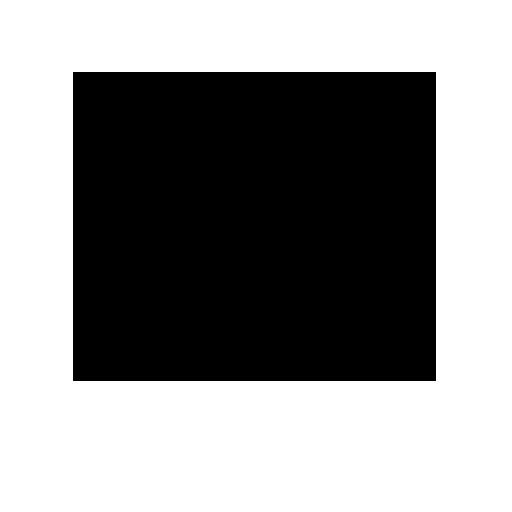
//> input picture chapter8/ex8-2/line.jpg, 512 x 512 px
$ ./ex8_2   (built with g++ and OpenCV 4)
//> lines starting //> are read from the running program, lines starting //| are printed output that depends on the picture; after the words box and inside, x2 and y2 are one past the last pixel; in counts of white or black regions, pixels touching at a corner belong together
#include "opencv2/opencv.hpp"

using namespace std;
using namespace cv;

int main()
{
    Mat srcImage = imread("./line.jpg", IMREAD_GRAYSCALE);
//> srcImage is the input picture: 512 rows x 512 cols, CV_8UC1; min 0, max 255, mean 145.9
    if(srcImage.empty())
    {

        return -1;
    }
    Mat edges;
    Canny(srcImage, edges, 50, 100);
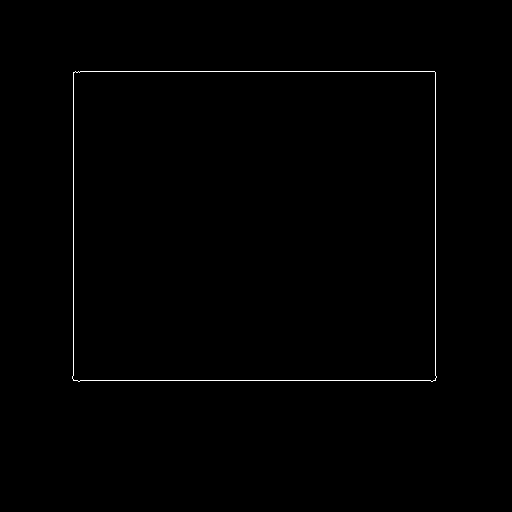
//> edges: 512 rows x 512 cols, CV_8UC1; 0.51% white in thin lines or dots, all inside (x1, y1, x2, y2) = (72, 71, 437, 382)
    imshow("edges", edges);
    //mat line
    vector<Vec2f> lines;
    HoughLines(edges, lines, 1, CV_PI / 180.0, 100);
//> lines = 4 lines (rho, theta): [380, 1.57], [71, 1.57], [435, 0], [73, 0]

    Mat dstImage(srcImage.size(), CV_8UC3);
    cvtColor(srcImage, dstImage, COLOR_GRAY2BGR);
    cout<<"line.size() = "<<lines.size()<<endl;
//| line.size() = 4

    Vec2f params;
    float rho, theta;
    float c, s;
    float x0, y0;
    //for(int k = 0; k < lines.cols;k++)
    for(int k = 0; k < lines.size(); k++)
    {
        //params = lines.at<Vec2f>(0, k);
        params = lines[k];

        rho = params[0];
        theta = params[1];
        printf("lines[%2d] = (rho, theta) = (%f, %f)\n", rho, theta);

        //drawing a line
        c = cos(theta);
        s = sin(theta);
        x0 = rho*c;
        y0 = rho*s;

        Point pt1, pt2;
        pt1.x = cvRound(x0 + 1000 * (-s));
        pt1.y = cvRound(y0 + 1000 * (c));

        pt2.x = cvRound(x0 - 1000 * (-s));
        pt2.y = cvRound(y0 - 1000 * (c));
        line(dstImage, pt1, pt2, Scalar(0, 0, 255), 2);

    }
//> this loop made 4 passes
//> (rho, theta, c, s, x0, y0) on passes 1 to 4: (380, 1.57, -4.37e-08, 1, -1.66e-05, 380), (71, 1.57, -4.37e-08, 1, -3.1e-06, 71), (435, 0, 1, 0, 435, 0), (73, 0, 1, 0, 73, 0)
//| lines[ 0] = (rho, theta) = (380.000000, 1.570796)
//| lines[ 0] = (rho, theta) = (71.000000, 1.570796)
//| lines[ 0] = (rho, theta) = (435.000000, 0.000000)
//| lines[ 0] = (rho, theta) = (73.000000, 0.000000)
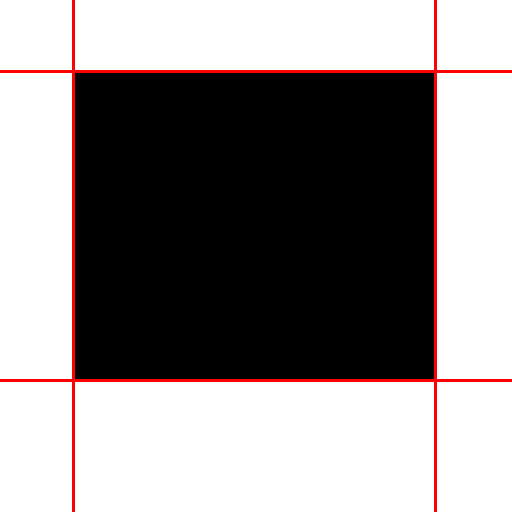
//> dstImage: 512 rows x 512 cols, CV_8UC3; 2.33% of pixels changed, all inside (x1, y1, x2, y2) = (0, 0, 512, 512)

    imshow("dstImage", dstImage);
    waitKey();

    return 0;
}
